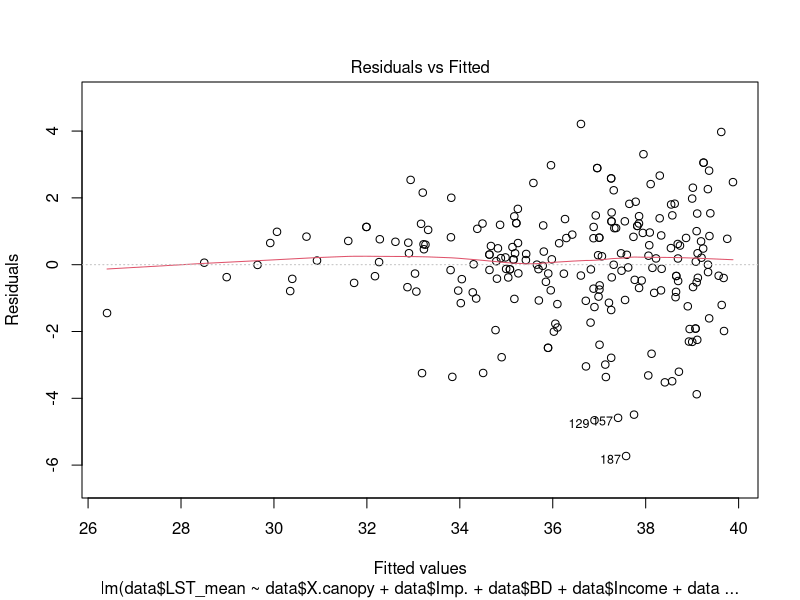
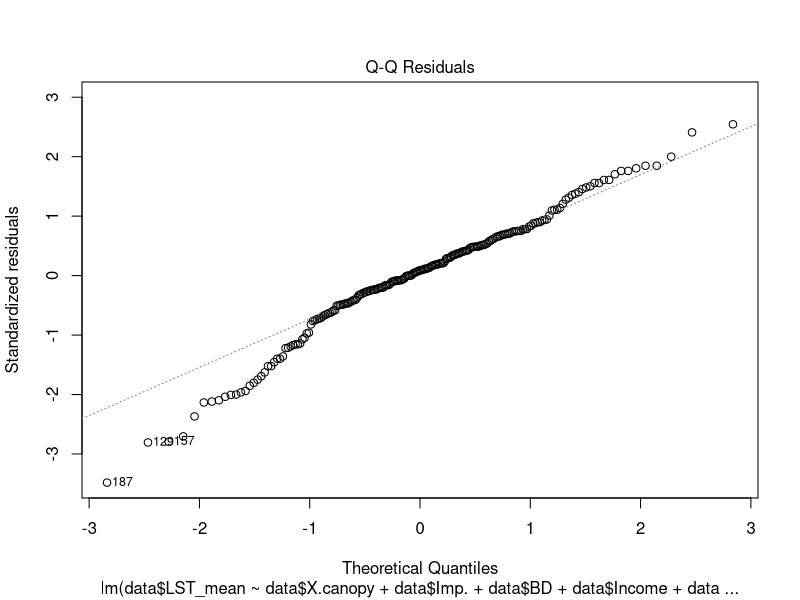
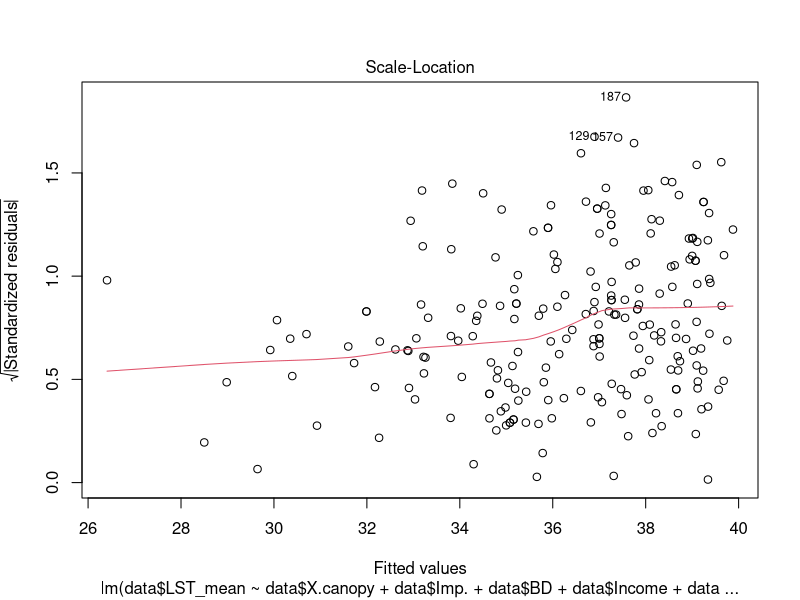
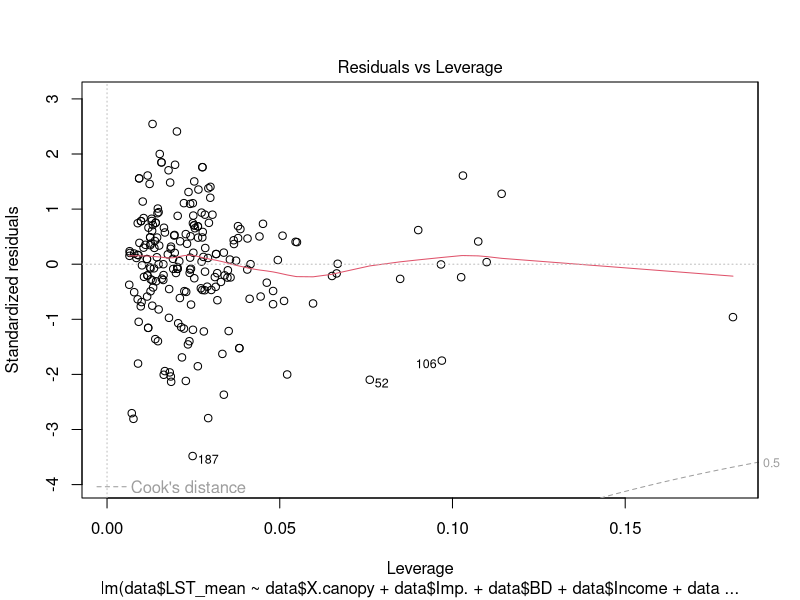
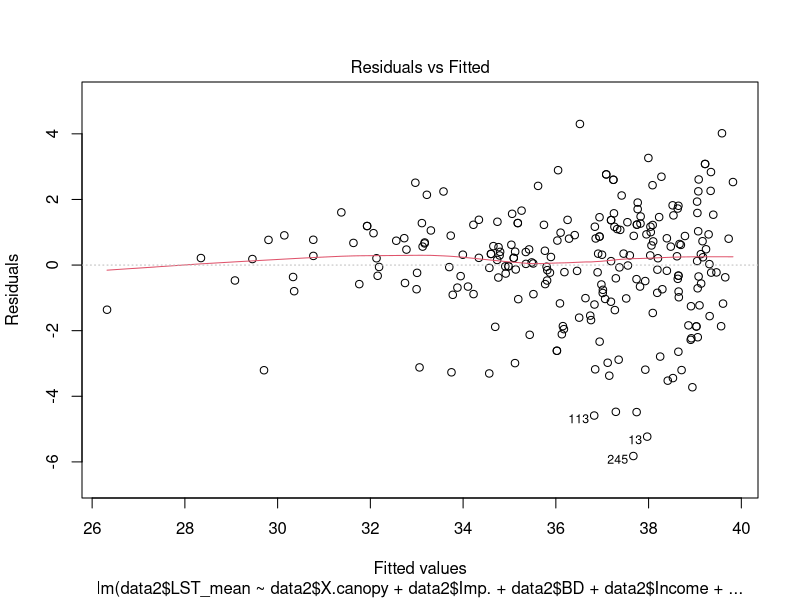
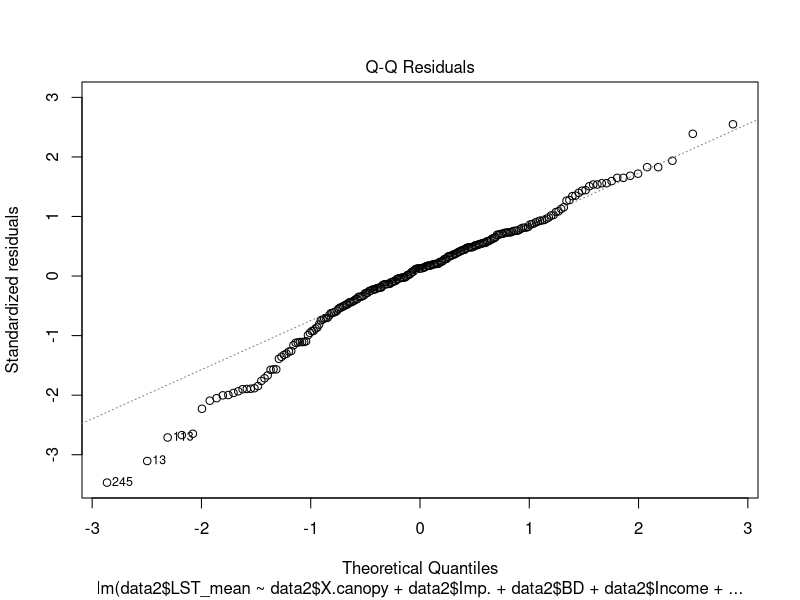
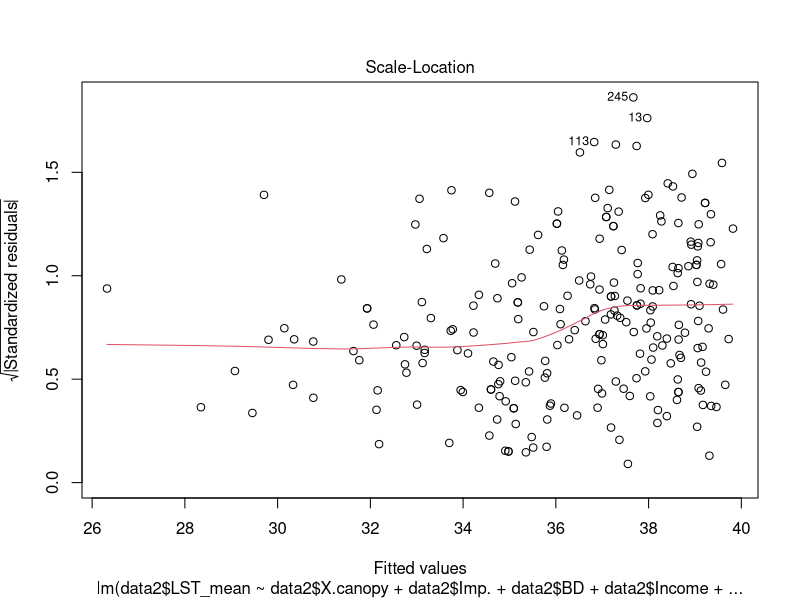
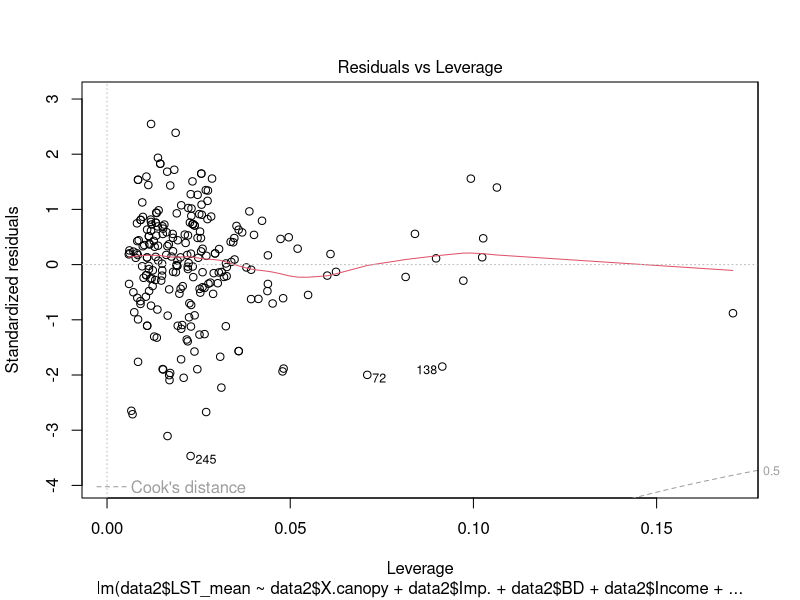

Recreate these plots in R, in order. (Note: this script raises an error after producing the figures.)
data<-read.csv("Data/shortlist_data_0813.csv")
View(data)

data2<-read.csv("Data/compiled_data_0813.csv")
#View(data2)

###################LST#######################
LST.model<-lm(data$LST_mean~data$X.canopy+data$Imp.+data$BD+data$Income+data$river.distance..meters.)
summary(LST.model)
plot(LST.model)

LST2.model<-lm(data2$LST_mean~data2$X.canopy+data2$Imp.+data2$BD+data2$Income+data2$river.distance..meters.)
summary(LST2.model)
plot(LST2.model)

##the diagnostic plots actually look good here, a linear model could work well
##worked with both shortlist and longlist data
##all variables included had significant p values, removing any weakened the model

##testing out some possible interactions:

LST3.model<-lm(data$LST_mean~(data$X.canopy*data$Imp.)+data$BD+data$Income+data$river.distance..meters.)
summary(LST3.model)
##the interaction is not significant, makes the model weaker

library(mgcv)
Lst.gam<-gam(LST_mean~X.canopy+Imp.+s(BD)+Income+
               s(river.distance..meters.), data=data,
             method="REML")
summary(Lst.gam)
gam.check(Lst.gam)
plot(Lst.gam)
##gam model isn't really better than linear model (adj. r2 were 0.01 different)
##according to gam, the terms all either linear or nearly linear

##############################NO2######################
NO2.model<-lm(data$NO2_mean~data$Road.+data$Income+data$petrochem_distance+data$BD)
summary(NO2.model)
plot(NO2.model)
##diagnostics don't look so great
##log transform didn't help, neither did sqrt
##including canopy cover weakened the model
##inclduing impervious cover made no difference to the model
##inclduing NDVI weakened the model

NO2.ranked<-rank(data$NO2_mean)
ranked.data<-data.frame(NO2_mean=data$NO2_mean, NO2_ranked=NO2.ranked, income=data$Income,
                        BD=data$BD, petrochem=data$petrochem_distance, road=data$Road.)
View(ranked.data)

lm.no2.ranked<-lm(NO2_ranked~BD+petrochem+road+income, data=ranked.data)
summary(lm.no2.ranked)
plot(lm.no2.ranked)
##rank transform helped but still not perfect

library(mgcv)
NO2.gam<-gam(data$NO2_mean~data$BD+s(data$petrochem_distance, k=9)+
               s(data$Income, k=27)+s(data$Imp., k=9)
               +data$X.canopy)
summary(NO2.gam)
plot(NO2.gam)

plot(NO2.gam, residuals=TRUE, pch=1, seWithMean = TRUE)

gam.check(NO2.gam)
##diagnostic plots look pretty good
##including NDVI did not change the model
##removing Road% had no impact on the model

NO2.gam2<-gam(data2$NO2_mean~data2$BD+s(data2$petrochem_distance, k=9)+
                s(data2$Income, k=35)+s(data2$Imp., k=9)
              +data2$X.canopy)
summary(NO2.gam2)

gam.check(NO2.gam2)

plot(NO2.gam2, residuals=TRUE, pch=1, shade = TRUE, shade.col="blue")

##seems to work on full dataset too, but I had to increase k even more for income

##want to check what happens if I remove BD from the equation:

NO2.gam3<-gam(data2$NO2_mean~s(data2$petrochem_distance, k=9)+
                s(data2$Income, k=28))
summary(NO2.gam3)
gam.check(NO2.gam3)

##basically same result but I was able to make k lower, deviance explained increased by <1%

##########################GS#######################
GS.model<-lm(sqrt(data$nearest_M)~data$BD+data$Income)
summary(GS.model)
plot(GS.model)
##diagnostic plots iffy
##sqrt transform seems to help 
##log transform did not help
##rank transform did not help

GS.gam<-gam(data$nearest_M~s(data$BD)+s(data$Income))
summary(GS.gam)
plot(GS.gam, residuals=TRUE, pch=1)
gam.check(GS.gam)
##diagnostic plots not looking so great, maybe don't use this

GS.lm2<-lm(sqrt(data$nearest_M)~data$BD*data$Income)
summary(GS.lm2)
plot(GS.lm2)
##still not great but better than first linear model, qqplot doesn't look normal

GS.ranked<-rank(data$nearest_M)
GS.ranked.data<-data.frame(GS=GS.ranked, Income=data$Income, BD=data$BD)
View(GS.ranked.data)
GS.lm2.ranked<-lm(GS.ranked.data$GS~GS.ranked.data$Income*GS.ranked.data$BD)
plot(GS.lm2.ranked)
summary(GS.lm2.ranked)
##same issue as above, qqplot doesn't look normal

##Trying GS as continuous variable:
plot(data$Distance_M~data$BD)
abline(GS0)
GS<-lm(Distance_M~BD+Income, data=data)
GS0<-lm(Distance_M~BD, data=data)
summary(GS0)
plot(GS0)
summary(GS)
plot(GS)
##definitely not normally distributed 

GS.cont.gam<-gam(Distance_M~BD+s(Income, k=30), data=data)
plot(GS.cont.gam)
summary(GS.cont.gam)
gam.check(GS.cont.gam)
##doesn't look too good

##Testing new GS metric
GS_percent<-lm(data2$GS.~data2$BD)
plot(data2$GS.~data2$BD)
abline(GS_percent)
summary(GS_percent)
##no trends with either BD or Income
